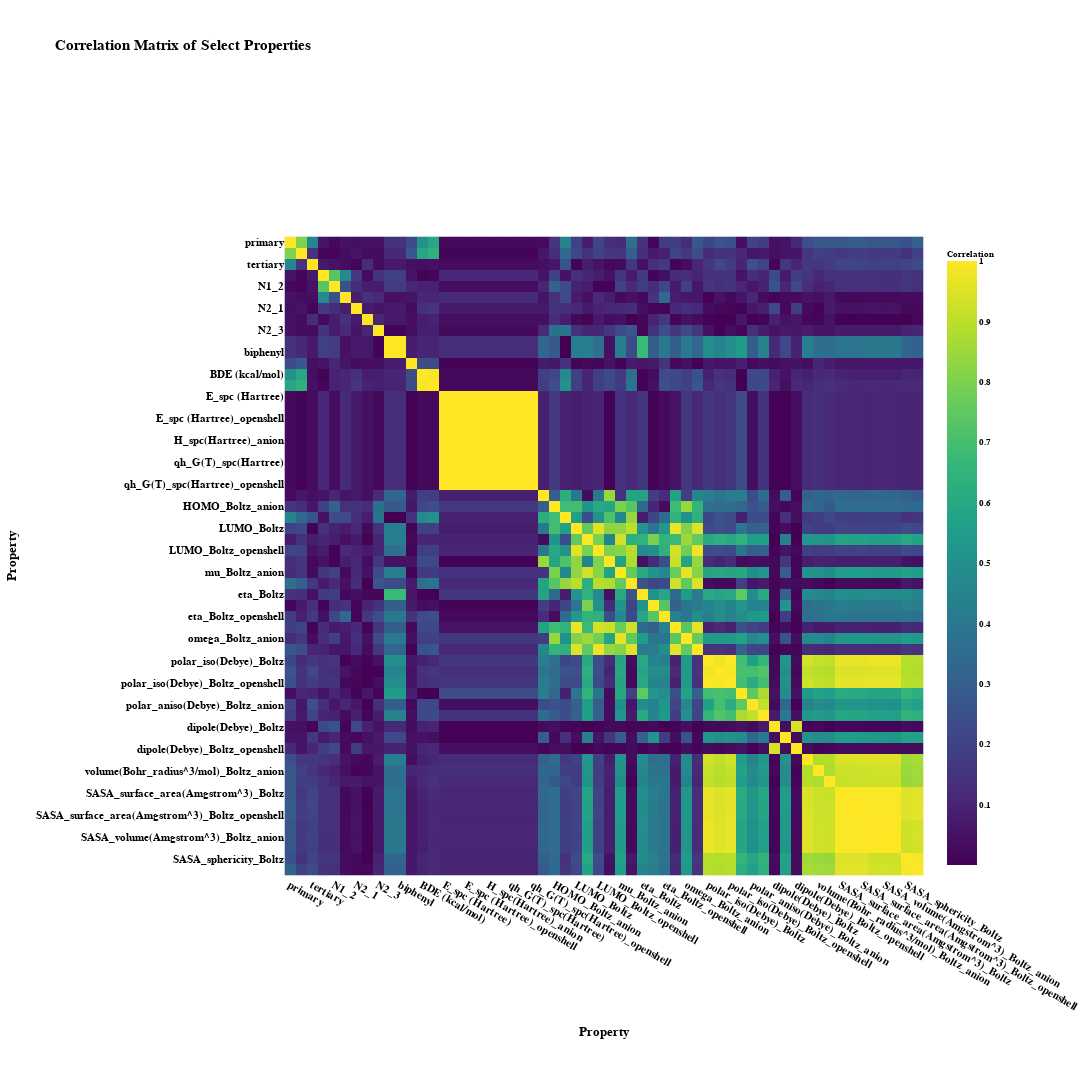

Notebook source saved alongside this figure:
### Code cell
# plot the correlation matrix, only plot from the first column to "SASA_surface_area(amstrong^2)_Boltz"
# get the index of the column "SASA_surface_area(amstrong^2)_Boltz"
column_cutoff_index = select_properties_data_df.columns.get_loc(
    "SASA_sphericity_Boltz_openshell"
)
fig = px.imshow(
    corr_matrix.iloc[:column_cutoff_index, :column_cutoff_index].abs().values,
    labels=dict(x="Property", y="Property", color="Correlation"),
    x=corr_matrix.columns[:column_cutoff_index],
    y=corr_matrix.columns[:column_cutoff_index],
    color_continuous_scale="Viridis",
    title="Correlation Matrix of Select Properties",
)

fig.update_layout(
    height=column_cutoff_index * 25,
    width=column_cutoff_index * 25,
    xaxis=dict(tickangle=30),
    # increase font size
    font=dict(size=11, family="Arial", color="black", weight="bold"),
)

fig.update_coloraxes(
    colorbar_len=0.7,
    colorbar_title="Correlation",
    colorbar_title_font_size=9,
    colorbar_tickfont_size=9,
)

fig.show()
# save to html and open in browser
fig.write_html("temp.html", auto_open=False)

### Figure 1 — Plotly figure (JSON) as saved in the notebook; plotly's stock layout.template omitted (floating-point values rounded to 4 significant figures; data arrays with more than 128 entries replaced by an {"elided": "..."} marker saying what was removed)
{"data": [{"coloraxis": "coloraxis", "hovertemplate": "Property: %{x}<br>Property: %{y}<br>Correlation: %{z}<extra></extra>", "name": "0", "type": "heatmap", "x": ["primary", "secondary", "tertiary", "N1_1", "N1_2", "N1_3", "N2_1", "N2_2", "N2_3", "phenyl", "biphenyl", "ring_size", "BDE (kcal/mol)", "BDFE (kcal/mol)", "E_spc (Hartree)", "E_spc (Hartree)_anion", "E_spc (Hartree)_openshell", "H_spc(Hartree)", "H_spc(Hartree)_anion", "H_spc(Hartree)_openshell", "qh_G(T)_spc(Hartree)", "qh_G(T)_spc(Hartree)_anion", "qh_G(T)_spc(Hartree)_openshell", "HOMO_Boltz", "HOMO_Boltz_anion", "HOMO_Boltz_openshell", "LUMO_Boltz", "LUMO_Boltz_anion", "LUMO_Boltz_openshell", "mu_Boltz", "mu_Boltz_anion", "mu_Boltz_openshell", "eta_Boltz", "eta_Boltz_anion", "eta_Boltz_openshell", "omega_Boltz", "omega_Boltz_anion", "omega_Boltz_openshell", "polar_iso(Debye)_Boltz", "polar_iso(Debye)_Boltz_anion", "polar_iso(Debye)_Boltz_openshell", "polar_aniso(Debye)_Boltz", "polar_aniso(Debye)_Boltz_anion", "polar_aniso(Debye)_Boltz_openshell", "dipole(Debye)_Boltz", "dipole(Debye)_Boltz_anion", "dipole(Debye)_Boltz_openshell", "volume(Bohr_radius^3/mol)_Boltz", "volume(Bohr_radius^3/mol)_Boltz_anion", "volume(Bohr_radius^3/mol)_Boltz_openshell", "SASA_surface_area(Amgstrom^3)_Boltz", "SASA_surface_area(Amgstrom^3)_Boltz_anion", "SASA_surface_area(Amgstrom^3)_Boltz_openshell", "SASA_volume(Amgstrom^3)_Boltz", "SASA_volume(Amgstrom^3)_Boltz_anion", "SASA_volume(Amgstrom^3)_Boltz_openshell", "SASA_sphericity_Boltz", "SASA_sphericity_Boltz_anion"], "xaxis": "x", "y": ["primary", "secondary", "tertiary", "N1_1", "N1_2", "N1_3", "N2_1", "N2_2", "N2_3", "phenyl", "biphenyl", "ring_size", "BDE (kcal/mol)", "BDFE (kcal/mol)", "E_spc (Hartree)", "E_spc (Hartree)_anion", "E_spc (Hartree)_openshell", "H_spc(Hartree)", "H_spc(Hartree)_anion", "H_spc(Hartree)_openshell", "qh_G(T)_spc(Hartree)", "qh_G(T)_spc(Hartree)_anion", "qh_G(T)_spc(Hartree)_openshell", "HOMO_Boltz", "HOMO_Boltz_anion", "HOMO_Boltz_openshell", "LUMO_Boltz", "LUMO_Boltz_anion", "LUMO_Boltz_openshell", "mu_Boltz", "mu_Boltz_anion", "mu_Boltz_openshell", "eta_Boltz", "eta_Boltz_anion", "eta_Boltz_openshell", "omega_Boltz", "omega_Boltz_anion", "omega_Boltz_openshell", "polar_iso(Debye)_Boltz", "polar_iso(Debye)_Boltz_anion", "polar_iso(Debye)_Boltz_openshell", "polar_aniso(Debye)_Boltz", "polar_aniso(Debye)_Boltz_anion", "polar_aniso(Debye)_Boltz_openshell", "dipole(Debye)_Boltz", "dipole(Debye)_Boltz_anion", "dipole(Debye)_Boltz_openshell", "volume(Bohr_radius^3/mol)_Boltz", "volume(Bohr_radius^3/mol)_Boltz_anion", "volume(Bohr_radius^3/mol)_Boltz_openshell", "SASA_surface_area(Amgstrom^3)_Boltz", "SASA_surface_area(Amgstrom^3)_Boltz_anion", "SASA_surface_area(Amgstrom^3)_Boltz_openshell", "SASA_volume(Amgstrom^3)_Boltz", "SASA_volume(Amgstrom^3)_Boltz_anion", "SASA_volume(Amgstrom^3)_Boltz_openshell", "SASA_sphericity_Boltz", "SASA_sphericity_Boltz_anion"], "yaxis": "y", "z": {"elided": "58x58 float values"}}], "layout": {"coloraxis": {"colorbar": {"len": 0.7, "tickfont": {"size": 9}, "title": {"font": {"size": 9}, "text": "Correlation"}}, "colorscale": [[0, "#440154"], [0.1111, "#482878"], [0.2222, "#3e4989"], [0.3333, "#31688e"], [0.4444, "#26828e"], [0.5556, "#1f9e89"], [0.6667, "#35b779"], [0.7778, "#6ece58"], [0.8889, "#b5de2b"], [1, "#fde725"]]}, "font": {"color": "black", "family": "Arial", "size": 11, "weight": "bold"}, "height": 1450, "title": {"text": "Correlation Matrix of Select Properties"}, "width": 1450, "xaxis": {"anchor": "y", "constrain": "domain", "domain": [0, 1], "scaleanchor": "y", "tickangle": 30, "title": {"text": "Property"}}, "yaxis": {"anchor": "x", "autorange": "reversed", "constrain": "domain", "domain": [0, 1], "title": {"text": "Property"}}}}
